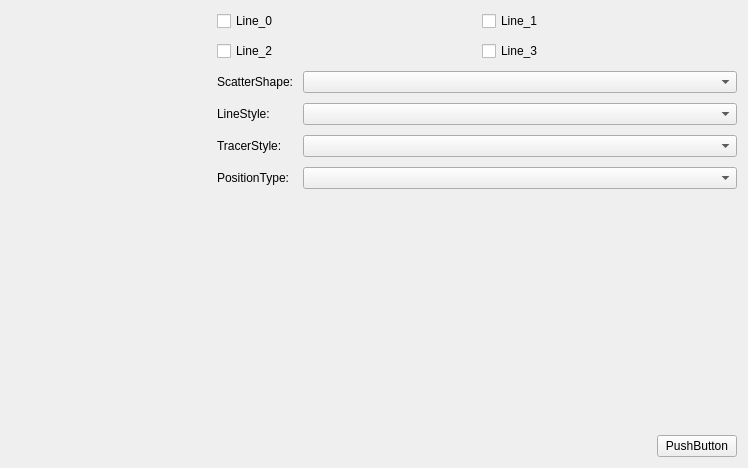
<?xml version="1.0" encoding="UTF-8"?>
<ui version="4.0">
 <class>CatLineChart</class>
 <widget class="QWidget" name="CatLineChart">
  <property name="geometry">
   <rect>
    <x>0</x>
    <y>0</y>
    <width>748</width>
    <height>468</height>
   </rect>
  </property>
  <property name="windowTitle">
   <string>Form</string>
  </property>
  <layout class="QHBoxLayout" name="RootLayout">
   <item>
    <widget class="CatCustomChart" name="ChartWidget" native="true">
     <property name="minimumSize">
      <size>
       <width>200</width>
       <height>0</height>
      </size>
     </property>
    </widget>
   </item>
   <item>
    <widget class="QWidget" name="FunctionWidget" native="true">
     <property name="minimumSize">
      <size>
       <width>0</width>
       <height>0</height>
      </size>
     </property>
     <layout class="QVBoxLayout" name="verticalLayout">
      <property name="spacing">
       <number>10</number>
      </property>
      <property name="leftMargin">
       <number>0</number>
      </property>
      <property name="topMargin">
       <number>0</number>
      </property>
      <property name="rightMargin">
       <number>0</number>
      </property>
      <property name="bottomMargin">
       <number>0</number>
      </property>
      <item>
       <layout class="QGridLayout" name="gridLayout">
        <property name="topMargin">
         <number>0</number>
        </property>
        <item row="0" column="0">
         <widget class="QCheckBox" name="Line_0">
          <property name="text">
           <string>Line_0</string>
          </property>
         </widget>
        </item>
        <item row="1" column="0">
         <widget class="QCheckBox" name="Line_2">
          <property name="text">
           <string>Line_2</string>
          </property>
         </widget>
        </item>
        <item row="0" column="1">
         <widget class="QCheckBox" name="Line_1">
          <property name="text">
           <string>Line_1</string>
          </property>
         </widget>
        </item>
        <item row="1" column="1">
         <widget class="QCheckBox" name="Line_3">
          <property name="text">
           <string>Line_3</string>
          </property>
         </widget>
        </item>
       </layout>
      </item>
      <item>
       <layout class="QFormLayout" name="formLayout">
        <property name="horizontalSpacing">
         <number>10</number>
        </property>
        <property name="verticalSpacing">
         <number>10</number>
        </property>
        <item row="1" column="1">
         <widget class="QComboBox" name="ScatterShapeBox"/>
        </item>
        <item row="1" column="0">
         <widget class="QLabel" name="ScatterShapeLabel">
          <property name="text">
           <string>ScatterShape:</string>
          </property>
         </widget>
        </item>
        <item row="2" column="0">
         <widget class="QLabel" name="LineStyleLabel">
          <property name="text">
           <string>LineStyle:</string>
          </property>
         </widget>
        </item>
        <item row="2" column="1">
         <widget class="QComboBox" name="LineStyleBox"/>
        </item>
        <item row="3" column="0">
         <widget class="QLabel" name="TracerStyleLabel">
          <property name="text">
           <string>TracerStyle:</string>
          </property>
         </widget>
        </item>
        <item row="3" column="1">
         <widget class="QComboBox" name="TracerStyleBox"/>
        </item>
        <item row="4" column="0">
         <widget class="QLabel" name="PositionTypeLabel">
          <property name="text">
           <string>PositionType:</string>
          </property>
         </widget>
        </item>
        <item row="4" column="1">
         <widget class="QComboBox" name="PositionTypeBox"/>
        </item>
       </layout>
      </item>
      <item>
       <spacer name="verticalSpacer">
        <property name="orientation">
         <enum>Qt::Vertical</enum>
        </property>
        <property name="sizeHint" stdset="0">
         <size>
          <width>20</width>
          <height>363</height>
         </size>
        </property>
       </spacer>
      </item>
      <item>
       <layout class="QHBoxLayout" name="horizontalLayout">
        <item>
         <spacer name="horizontalSpacer">
          <property name="orientation">
           <enum>Qt::Horizontal</enum>
          </property>
          <property name="sizeHint" stdset="0">
           <size>
            <width>40</width>
            <height>20</height>
           </size>
          </property>
         </spacer>
        </item>
        <item>
         <widget class="QPushButton" name="StartButton">
          <property name="text">
           <string>PushButton</string>
          </property>
         </widget>
        </item>
       </layout>
      </item>
     </layout>
    </widget>
   </item>
  </layout>
 </widget>
 <customwidgets>
  <customwidget>
   <class>CatCustomChart</class>
   <extends>QWidget</extends>
   <header>CatWidget/CatQcustomplot/CatQcustomplotCharts/CatCustomChart.h</header>
   <container>1</container>
  </customwidget>
 </customwidgets>
 <resources/>
 <connections/>
</ui>
